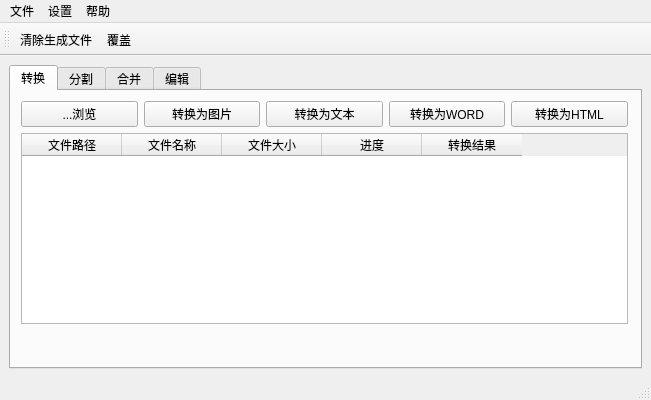
<?xml version="1.0" encoding="UTF-8"?>
<ui version="4.0">
 <class>MainWindow</class>
 <widget class="QMainWindow" name="MainWindow">
  <property name="geometry">
   <rect>
    <x>0</x>
    <y>0</y>
    <width>651</width>
    <height>400</height>
   </rect>
  </property>
  <property name="windowTitle">
   <string>MainWindow</string>
  </property>
  <widget class="QWidget" name="centralwidget">
   <layout class="QVBoxLayout" name="verticalLayout">
    <item>
     <widget class="QTabWidget" name="tabWidget">
      <property name="currentIndex">
       <number>0</number>
      </property>
      <widget class="QWidget" name="tab">
       <property name="statusTip">
        <string/>
       </property>
       <property name="whatsThis">
        <string/>
       </property>
       <attribute name="title">
        <string>转换</string>
       </attribute>
       <widget class="QWidget" name="">
        <property name="geometry">
         <rect>
          <x>10</x>
          <y>10</y>
          <width>607</width>
          <height>223</height>
         </rect>
        </property>
        <layout class="QGridLayout" name="gridLayout">
         <item row="0" column="0">
          <widget class="QPushButton" name="pushButton">
           <property name="text">
            <string>...浏览</string>
           </property>
          </widget>
         </item>
         <item row="0" column="1">
          <widget class="QPushButton" name="pushButton_5">
           <property name="text">
            <string>转换为图片</string>
           </property>
          </widget>
         </item>
         <item row="0" column="4">
          <widget class="QPushButton" name="pushButton_3">
           <property name="text">
            <string>转换为HTML</string>
           </property>
          </widget>
         </item>
         <item row="0" column="2">
          <widget class="QPushButton" name="pushButton_2">
           <property name="text">
            <string>转换为文本</string>
           </property>
          </widget>
         </item>
         <item row="0" column="3">
          <widget class="QPushButton" name="pushButton_6">
           <property name="text">
            <string>转换为WORD</string>
           </property>
          </widget>
         </item>
         <item row="1" column="0" colspan="5">
          <widget class="QTableWidget" name="tableWidget">
           <column>
            <property name="text">
             <string>文件路径</string>
            </property>
           </column>
           <column>
            <property name="text">
             <string>文件名称</string>
            </property>
           </column>
           <column>
            <property name="text">
             <string>文件大小</string>
            </property>
           </column>
           <column>
            <property name="text">
             <string>进度</string>
            </property>
           </column>
           <column>
            <property name="text">
             <string>转换结果</string>
            </property>
           </column>
          </widget>
         </item>
        </layout>
       </widget>
      </widget>
      <widget class="QWidget" name="">
       <attribute name="title">
        <string>分割</string>
       </attribute>
       <widget class="QWidget" name="gridLayoutWidget">
        <property name="geometry">
         <rect>
          <x>10</x>
          <y>0</y>
          <width>336</width>
          <height>141</height>
         </rect>
        </property>
        <layout class="QGridLayout" name="gridLayout_2">
         <item row="0" column="1">
          <widget class="QRadioButton" name="radioButton">
           <property name="text">
            <string>按大小分隔</string>
           </property>
          </widget>
         </item>
         <item row="0" column="2">
          <widget class="QRadioButton" name="radioButton_2">
           <property name="text">
            <string>按页数分隔</string>
           </property>
          </widget>
         </item>
         <item row="0" column="0">
          <widget class="QPushButton" name="pushButton_4">
           <property name="text">
            <string>...浏览</string>
           </property>
          </widget>
         </item>
         <item row="0" column="3">
          <widget class="QPushButton" name="pushButton_7">
           <property name="text">
            <string>执行分割</string>
           </property>
          </widget>
         </item>
        </layout>
       </widget>
      </widget>
      <widget class="QWidget" name="">
       <attribute name="title">
        <string>合并</string>
       </attribute>
      </widget>
      <widget class="QWidget" name="tab_4">
       <attribute name="title">
        <string>编辑</string>
       </attribute>
      </widget>
     </widget>
    </item>
   </layout>
  </widget>
  <widget class="QMenuBar" name="menubar">
   <property name="geometry">
    <rect>
     <x>0</x>
     <y>0</y>
     <width>651</width>
     <height>21</height>
    </rect>
   </property>
   <widget class="QMenu" name="menu">
    <property name="title">
     <string>文件</string>
    </property>
    <addaction name="action_3"/>
   </widget>
   <widget class="QMenu" name="menu_2">
    <property name="title">
     <string>设置</string>
    </property>
    <addaction name="action"/>
   </widget>
   <widget class="QMenu" name="menu_3">
    <property name="title">
     <string>帮助</string>
    </property>
    <addaction name="actionhelp"/>
    <addaction name="action_2"/>
   </widget>
   <addaction name="menu"/>
   <addaction name="menu_2"/>
   <addaction name="menu_3"/>
  </widget>
  <widget class="QStatusBar" name="statusbar"/>
  <widget class="QToolBar" name="toolBar">
   <property name="windowTitle">
    <string>toolBar</string>
   </property>
   <attribute name="toolBarArea">
    <enum>TopToolBarArea</enum>
   </attribute>
   <attribute name="toolBarBreak">
    <bool>false</bool>
   </attribute>
   <addaction name="action_3"/>
   <addaction name="action_2"/>
  </widget>
  <action name="actionhelp">
   <property name="text">
    <string>关于</string>
   </property>
  </action>
  <action name="action">
   <property name="text">
    <string>转换</string>
   </property>
  </action>
  <action name="action_2">
   <property name="text">
    <string>覆盖</string>
   </property>
  </action>
  <action name="action_3">
   <property name="text">
    <string>清除生成文件</string>
   </property>
  </action>
 </widget>
 <resources/>
 <connections>
  <connection>
   <sender>pushButton</sender>
   <signal>clicked()</signal>
   <receiver>MainWindow</receiver>
   <slot>choosePdf()</slot>
   <hints>
    <hint type="sourcelabel">
     <x>458</x>
     <y>119</y>
    </hint>
    <hint type="destinationlabel">
     <x>454</x>
     <y>145</y>
    </hint>
   </hints>
  </connection>
  <connection>
   <sender>pushButton_5</sender>
   <signal>clicked()</signal>
   <receiver>MainWindow</receiver>
   <slot>pdf2Img()</slot>
   <hints>
    <hint type="sourcelabel">
     <x>551</x>
     <y>212</y>
    </hint>
    <hint type="destinationlabel">
     <x>552</x>
     <y>236</y>
    </hint>
   </hints>
  </connection>
  <connection>
   <sender>pushButton_6</sender>
   <signal>clicked()</signal>
   <receiver>MainWindow</receiver>
   <slot>pdf2Word()</slot>
   <hints>
    <hint type="sourcelabel">
     <x>550</x>
     <y>295</y>
    </hint>
    <hint type="destinationlabel">
     <x>550</x>
     <y>321</y>
    </hint>
   </hints>
  </connection>
 </connections>
 <slots>
  <slot>choosePdf()</slot>
  <slot>chooseImgPath()</slot>
  <slot>chooseWordPath()</slot>
  <slot>pdf2Img()</slot>
  <slot>pdf2Word()</slot>
 </slots>
</ui>
